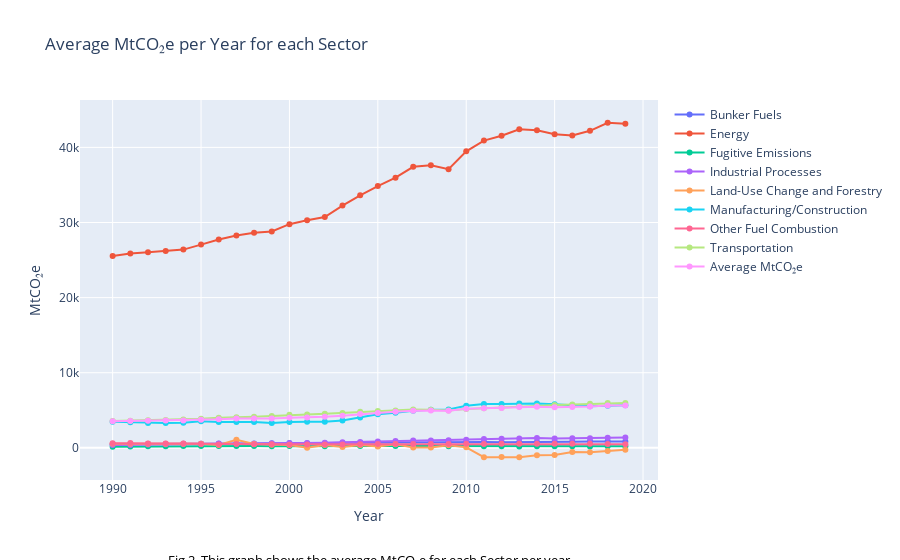

Source (notebook cell):
### Markdown cell above
## Argument 1
Figure 1 shows an increasing trend of CO2 production per year of all the countries combined. The most shocking aspect of this graph is the fact that the increasing trend stays the same. In other words, the total emission of CO2 keeps rising at the same rate, with no sign of slowing down.This shows the urgency of developing a more efficient, more renewable and greener form of energy source to reduce the total emissions.

### Code cell
sectors = df.columns[3:]  # Assuming the sector columns start from the fourth column

fig = go.Figure()

for sector in sectors:
    average_values = df[sector].mean(axis=0)
    fig.add_trace(go.Scatter(x=df['Year'], y=df[sector], mode='markers+lines', name=sector))

fig.update_layout(title='Average MtCO₂e per Year for each Sector',
                  xaxis_title='Year',
                  yaxis_title='MtCO₂e')

# Add a caption annotation
caption_text = "Fig.2. This graph shows the average MtCO₂e for each Sector per year"
fig.add_annotation(
    x=0.5,  # x-coordinate for the annotation (0.5 = center of x-axis)
    y=-0.24,  # y-coordinate for the annotation (negative value to position it below the graph)
    xref="paper",
    yref="paper",
    text=caption_text,
    showarrow=False,
    font=dict(
        size=13,
        color="black"
    )
)

fig.show()

fig.write_image("figure2.png")
